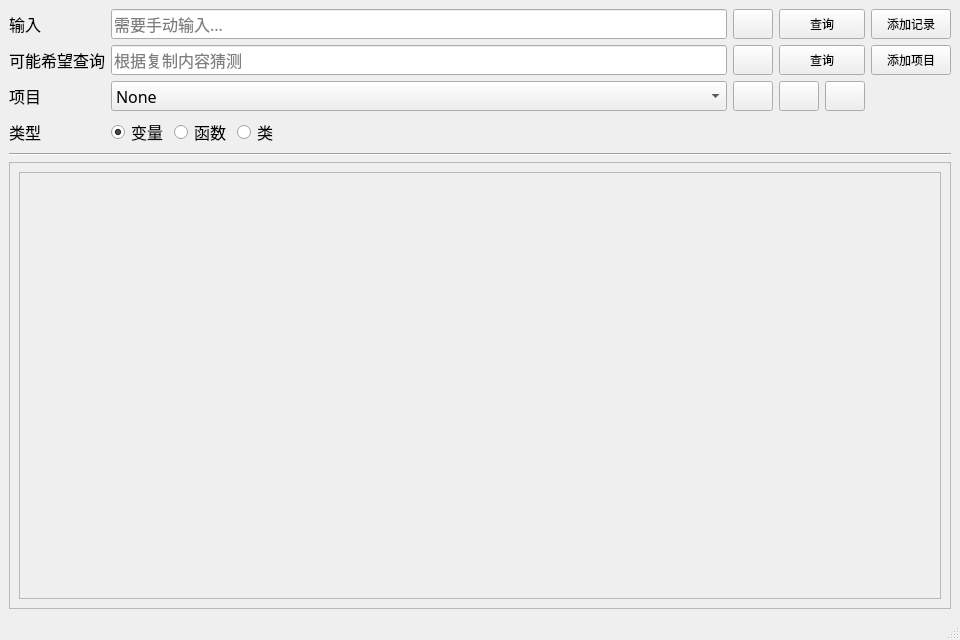
<?xml version="1.0" encoding="UTF-8"?>
<ui version="4.0">
 <class>MainWindow</class>
 <widget class="QMainWindow" name="MainWindow">
  <property name="geometry">
   <rect>
    <x>0</x>
    <y>0</y>
    <width>960</width>
    <height>640</height>
   </rect>
  </property>
  <property name="minimumSize">
   <size>
    <width>960</width>
    <height>640</height>
   </size>
  </property>
  <property name="windowTitle">
   <string>Query Helper</string>
  </property>
  <property name="windowIcon">
   <iconset resource="icon.qrc">
    <normaloff>:/icon/search_icon.png</normaloff>:/icon/search_icon.png</iconset>
  </property>
  <widget class="QWidget" name="centralwidget">
   <layout class="QGridLayout" name="gridLayout_2" rowstretch="1,1,10">
    <item row="0" column="0">
     <layout class="QGridLayout" name="gridLayout">
      <item row="3" column="0">
       <widget class="QLabel" name="label_3">
        <property name="font">
         <font>
          <family>Adobe Devanagari</family>
          <pointsize>12</pointsize>
         </font>
        </property>
        <property name="text">
         <string>类型</string>
        </property>
       </widget>
      </item>
      <item row="2" column="2">
       <widget class="QPushButton" name="btnClearProject">
        <property name="minimumSize">
         <size>
          <width>30</width>
          <height>30</height>
         </size>
        </property>
        <property name="text">
         <string/>
        </property>
        <property name="icon">
         <iconset resource="icon.qrc">
          <normaloff>:/icon/rotate_ccw_icon.png</normaloff>:/icon/rotate_ccw_icon.png</iconset>
        </property>
       </widget>
      </item>
      <item row="1" column="3" colspan="2">
       <widget class="QPushButton" name="btnSearchGuess">
        <property name="sizePolicy">
         <sizepolicy hsizetype="Preferred" vsizetype="Fixed">
          <horstretch>0</horstretch>
          <verstretch>0</verstretch>
         </sizepolicy>
        </property>
        <property name="minimumSize">
         <size>
          <width>30</width>
          <height>30</height>
         </size>
        </property>
        <property name="text">
         <string>查询</string>
        </property>
        <property name="icon">
         <iconset resource="icon.qrc">
          <normaloff>:/icon/search_icon.png</normaloff>:/icon/search_icon.png</iconset>
        </property>
       </widget>
      </item>
      <item row="2" column="1">
       <widget class="QComboBox" name="cbbProjects">
        <property name="minimumSize">
         <size>
          <width>250</width>
          <height>30</height>
         </size>
        </property>
        <property name="font">
         <font>
          <family>Adobe Devanagari</family>
          <pointsize>12</pointsize>
         </font>
        </property>
        <item>
         <property name="text">
          <string>None</string>
         </property>
        </item>
       </widget>
      </item>
      <item row="3" column="1">
       <layout class="QHBoxLayout" name="horizontalLayout">
        <item>
         <widget class="QRadioButton" name="rbVariable">
          <property name="font">
           <font>
            <family>Adobe Devanagari</family>
            <pointsize>12</pointsize>
           </font>
          </property>
          <property name="text">
           <string>变量</string>
          </property>
          <property name="checked">
           <bool>true</bool>
          </property>
         </widget>
        </item>
        <item>
         <widget class="QRadioButton" name="rbFunction">
          <property name="font">
           <font>
            <family>Adobe Devanagari</family>
            <pointsize>12</pointsize>
           </font>
          </property>
          <property name="text">
           <string>函数</string>
          </property>
         </widget>
        </item>
        <item>
         <widget class="QRadioButton" name="rbClassOrStruct">
          <property name="font">
           <font>
            <family>Adobe Devanagari</family>
            <pointsize>12</pointsize>
           </font>
          </property>
          <property name="text">
           <string>类</string>
          </property>
         </widget>
        </item>
        <item>
         <spacer name="horizontalSpacer">
          <property name="orientation">
           <enum>Qt::Horizontal</enum>
          </property>
          <property name="sizeHint" stdset="0">
           <size>
            <width>40</width>
            <height>20</height>
           </size>
          </property>
         </spacer>
        </item>
       </layout>
      </item>
      <item row="0" column="0">
       <widget class="QLabel" name="label_4">
        <property name="font">
         <font>
          <family>Adobe Devanagari</family>
          <pointsize>12</pointsize>
         </font>
        </property>
        <property name="text">
         <string>输入</string>
        </property>
       </widget>
      </item>
      <item row="1" column="1">
       <widget class="QLineEdit" name="leInputGuess">
        <property name="minimumSize">
         <size>
          <width>250</width>
          <height>30</height>
         </size>
        </property>
        <property name="font">
         <font>
          <family>Adobe Devanagari</family>
          <pointsize>12</pointsize>
         </font>
        </property>
        <property name="readOnly">
         <bool>true</bool>
        </property>
        <property name="placeholderText">
         <string>根据复制内容猜测</string>
        </property>
       </widget>
      </item>
      <item row="2" column="4">
       <widget class="QPushButton" name="btnManageProjects">
        <property name="minimumSize">
         <size>
          <width>30</width>
          <height>30</height>
         </size>
        </property>
        <property name="text">
         <string/>
        </property>
        <property name="icon">
         <iconset resource="icon.qrc">
          <normaloff>:/icon/align_justify_icon.png</normaloff>:/icon/align_justify_icon.png</iconset>
        </property>
       </widget>
      </item>
      <item row="0" column="3" colspan="2">
       <widget class="QPushButton" name="btnSearch">
        <property name="sizePolicy">
         <sizepolicy hsizetype="Preferred" vsizetype="Fixed">
          <horstretch>0</horstretch>
          <verstretch>0</verstretch>
         </sizepolicy>
        </property>
        <property name="minimumSize">
         <size>
          <width>30</width>
          <height>30</height>
         </size>
        </property>
        <property name="text">
         <string>查询</string>
        </property>
        <property name="icon">
         <iconset resource="icon.qrc">
          <normaloff>:/icon/search_icon.png</normaloff>:/icon/search_icon.png</iconset>
        </property>
       </widget>
      </item>
      <item row="2" column="3">
       <widget class="QPushButton" name="btnAddProject">
        <property name="minimumSize">
         <size>
          <width>30</width>
          <height>30</height>
         </size>
        </property>
        <property name="text">
         <string/>
        </property>
        <property name="icon">
         <iconset resource="icon.qrc">
          <normaloff>:/icon/plus_square_icon.png</normaloff>:/icon/plus_square_icon.png</iconset>
        </property>
       </widget>
      </item>
      <item row="0" column="1">
       <widget class="LineEditWithClearButton" name="leInput">
        <property name="minimumSize">
         <size>
          <width>250</width>
          <height>30</height>
         </size>
        </property>
        <property name="font">
         <font>
          <family>Adobe Devanagari</family>
          <pointsize>12</pointsize>
         </font>
        </property>
        <property name="placeholderText">
         <string>需要手动输入...</string>
        </property>
       </widget>
      </item>
      <item row="1" column="0">
       <widget class="QLabel" name="label_2">
        <property name="font">
         <font>
          <family>Adobe Devanagari</family>
          <pointsize>12</pointsize>
         </font>
        </property>
        <property name="text">
         <string>可能希望查询</string>
        </property>
       </widget>
      </item>
      <item row="2" column="0">
       <widget class="QLabel" name="label_5">
        <property name="font">
         <font>
          <family>Adobe Devanagari</family>
          <pointsize>12</pointsize>
         </font>
        </property>
        <property name="text">
         <string>项目</string>
        </property>
       </widget>
      </item>
      <item row="0" column="2">
       <widget class="QPushButton" name="btnHistoryInput">
        <property name="minimumSize">
         <size>
          <width>30</width>
          <height>30</height>
         </size>
        </property>
        <property name="text">
         <string/>
        </property>
        <property name="icon">
         <iconset resource="icon.qrc">
          <normaloff>:/icon/clock_watch_icon.png</normaloff>:/icon/clock_watch_icon.png</iconset>
        </property>
       </widget>
      </item>
      <item row="1" column="2">
       <widget class="QPushButton" name="btnHistoryInputGuess">
        <property name="minimumSize">
         <size>
          <width>30</width>
          <height>30</height>
         </size>
        </property>
        <property name="text">
         <string/>
        </property>
        <property name="icon">
         <iconset resource="icon.qrc">
          <normaloff>:/icon/clock_watch_icon.png</normaloff>:/icon/clock_watch_icon.png</iconset>
        </property>
       </widget>
      </item>
     </layout>
    </item>
    <item row="0" column="1">
     <layout class="QVBoxLayout" name="verticalLayout">
      <item>
       <widget class="QPushButton" name="btn_addRecord">
        <property name="sizePolicy">
         <sizepolicy hsizetype="Preferred" vsizetype="Fixed">
          <horstretch>0</horstretch>
          <verstretch>0</verstretch>
         </sizepolicy>
        </property>
        <property name="minimumSize">
         <size>
          <width>30</width>
          <height>30</height>
         </size>
        </property>
        <property name="text">
         <string>添加记录</string>
        </property>
        <property name="icon">
         <iconset resource="icon.qrc">
          <normaloff>:/icon/plus_add_icon.png</normaloff>:/icon/plus_add_icon.png</iconset>
        </property>
       </widget>
      </item>
      <item>
       <widget class="QPushButton" name="btn_addProject">
        <property name="sizePolicy">
         <sizepolicy hsizetype="Preferred" vsizetype="Fixed">
          <horstretch>0</horstretch>
          <verstretch>0</verstretch>
         </sizepolicy>
        </property>
        <property name="minimumSize">
         <size>
          <width>30</width>
          <height>30</height>
         </size>
        </property>
        <property name="text">
         <string>添加项目</string>
        </property>
        <property name="icon">
         <iconset resource="icon.qrc">
          <normaloff>:/icon/file_plus_icon.png</normaloff>:/icon/file_plus_icon.png</iconset>
        </property>
       </widget>
      </item>
      <item>
       <spacer name="verticalSpacer_2">
        <property name="orientation">
         <enum>Qt::Vertical</enum>
        </property>
        <property name="sizeHint" stdset="0">
         <size>
          <width>20</width>
          <height>40</height>
         </size>
        </property>
       </spacer>
      </item>
     </layout>
    </item>
    <item row="1" column="0" colspan="2">
     <widget class="Line" name="line_2">
      <property name="orientation">
       <enum>Qt::Horizontal</enum>
      </property>
     </widget>
    </item>
    <item row="2" column="0" colspan="2">
     <widget class="QScrollArea" name="scrollArea">
      <property name="widgetResizable">
       <bool>true</bool>
      </property>
      <widget class="QWidget" name="scrollAreaWidgetContents">
       <property name="geometry">
        <rect>
         <x>0</x>
         <y>0</y>
         <width>940</width>
         <height>422</height>
        </rect>
       </property>
       <layout class="QGridLayout" name="gridLayout_3">
        <item row="0" column="0">
         <widget class="Card4QueryResult" name="frame">
          <property name="frameShape">
           <enum>QFrame::StyledPanel</enum>
          </property>
          <property name="frameShadow">
           <enum>QFrame::Raised</enum>
          </property>
         </widget>
        </item>
       </layout>
      </widget>
     </widget>
    </item>
   </layout>
  </widget>
  <widget class="QMenuBar" name="menubar">
   <property name="geometry">
    <rect>
     <x>0</x>
     <y>0</y>
     <width>960</width>
     <height>23</height>
    </rect>
   </property>
  </widget>
  <widget class="QStatusBar" name="statusbar"/>
 </widget>
 <customwidgets>
  <customwidget>
   <class>LineEditWithClearButton</class>
   <extends>QLineEdit</extends>
   <header location="global">lineeditwithclearbutton.h</header>
  </customwidget>
  <customwidget>
   <class>Card4QueryResult</class>
   <extends>QFrame</extends>
   <header location="global">card4queryresult.h</header>
   <container>1</container>
  </customwidget>
 </customwidgets>
 <tabstops>
  <tabstop>leInput</tabstop>
  <tabstop>cbbProjects</tabstop>
  <tabstop>btnClearProject</tabstop>
  <tabstop>btnAddProject</tabstop>
  <tabstop>btnManageProjects</tabstop>
  <tabstop>rbVariable</tabstop>
  <tabstop>rbFunction</tabstop>
  <tabstop>rbClassOrStruct</tabstop>
  <tabstop>leInputGuess</tabstop>
 </tabstops>
 <resources>
  <include location="icon.qrc"/>
 </resources>
 <connections/>
</ui>
